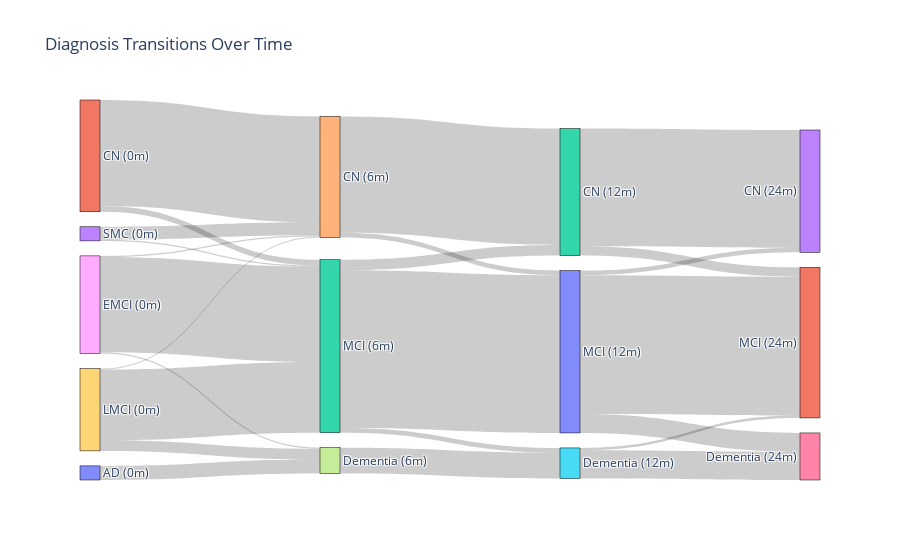

Source (notebook cell):
### Code cell
# Define the timepoints and their labels
dx_cols = ["DX_bl", "DX_6", "DX_12", "DX_24"]
months = [0, 6, 12, 24]

# Create labels like "CN (0m)", "MCI (6m)", etc.
all_labels = sorted(set(
    f"{dx} ({month}m)"
    for col, month in zip(dx_cols, months)
    for dx in full_df[col].dropna().unique()
))
label_to_index = {label: i for i, label in enumerate(all_labels)}

# Count transitions between consecutive timepoints
links = Counter()
for _, row in full_df.iterrows():
    for i in range(len(dx_cols) - 1):
        src_label = f"{row[dx_cols[i]]} ({months[i]}m)"
        tgt_label = f"{row[dx_cols[i+1]]} ({months[i+1]}m)"
        if pd.notnull(row[dx_cols[i]]) and pd.notnull(row[dx_cols[i+1]]):
            links[(src_label, tgt_label)] += 1

# Convert to source, target, value format
source = [label_to_index[src] for src, tgt in links.keys()]
target = [label_to_index[tgt] for src, tgt in links.keys()]
value = list(links.values())

# Plot
fig = go.Figure(data=[go.Sankey(
    node=dict(
        pad=15,
        thickness=20,
        line=dict(color="black", width=0.5),
        label=all_labels
    ),
    link=dict(
        source=source,
        target=target,
        value=value
    )
)])

fig.update_layout(title_text="Diagnosis Transitions Over Time", font_size=12)
fig.show()

### Figure 1 — Plotly figure (JSON) as saved in the notebook; plotly's stock layout.template omitted (floating-point values rounded to 4 significant figures)
{"data": [{"link": {"source": [13, 4, 2, 8, 12, 10, 2, 9, 10, 10, 9, 7, 5, 1, 12, 8, 0, 5, 8, 1, 4, 9, 12, 13], "target": [4, 2, 11, 12, 10, 3, 3, 12, 11, 6, 7, 5, 6, 4, 2, 7, 7, 11, 4, 12, 10, 4, 5, 12], "value": [11, 99, 8, 81, 134, 4, 100, 60, 118, 16, 9, 22, 24, 90, 9, 1, 12, 2, 1, 5, 4, 1, 4, 1]}, "node": {"label": ["AD (0m)", "CN (0m)", "CN (12m)", "CN (24m)", "CN (6m)", "Dementia (12m)", "Dementia (24m)", "Dementia (6m)", "EMCI (0m)", "LMCI (0m)", "MCI (12m)", "MCI (24m)", "MCI (6m)", "SMC (0m)"], "line": {"color": "black", "width": 0.5}, "pad": 15, "thickness": 20}, "type": "sankey"}], "layout": {"font": {"size": 12}, "title": {"text": "Diagnosis Transitions Over Time"}}}
